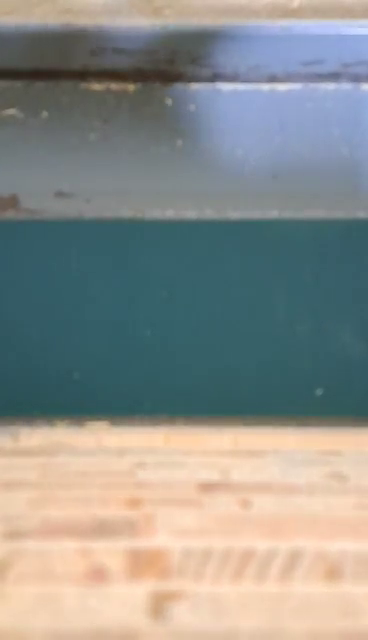
#> input picture frame 102 of videos/video1.mp4, 368 x 640 px
$ python new_gpt_res.py
#> lines starting #> are read from the running program, lines starting #| are printed output that depends on the picture; after the words box and inside, x2 and y2 are one past the last pixel; in counts of white or black regions, pixels touching at a corner belong together
import cv2
import numpy as np

class NewNewGptRes:
    video_capture = None
    color_ranges = None

    def __init__(self, video_path):
        self.video_path = video_path
        self.video_capture = cv2.VideoCapture(self.video_path)
        if not self.video_capture.isOpened():
            raise Exception("Failed to open file")
        self.color_ranges = {
            "czerwony": (np.array([0, 50, 100]), np.array([10, 200, 255])),
            "różowy": (np.array([160, 50, 50]), np.array([180, 255, 255])),
            "pomarańczowy": (np.array([11, 100, 100]), np.array([25, 255, 255])),
            "zielony":  (np.array([30, 80, 50]), np.array([60, 255, 255]))
        }

    def run_program(self):
        while True:
            ret, frame = self.video_capture.read()
#> frame is the input picture: shape (640, 368, 3); mean B, G, R 140.5, 144.9, 142.6
            if not ret:
                break  # Exit if no frame is loaded
            hsv_frame = cv2.cvtColor(frame, cv2.COLOR_BGR2HSV)
#> hsv_frame: shape (640, 368, 3); mean H, S, V 61.7, 73.3, 163.9
            result_frame = self.detect_candy(frame, hsv_frame)
            cv2.imshow('Detected Candies', result_frame)  # Display the result frame
            if cv2.waitKey(1) & 0xFF == ord('q'):
                break  # Exit if 'q' is pressed
        self.close_program()

    def detect_candy(self, original_frame, hsv_image):
        masks = {}
        candy_counts = {}
        result_frame = original_frame.copy()  # Copy the original frame to draw on
        for color, (lower, upper) in self.color_ranges.items():
            masks[color] = self.create_color_mask(hsv_image, lower, upper)
            count = self.detect_and_draw_contours(result_frame, masks[color], color)
            if color == "czerwony":
                cv2.imshow(color, masks[color])
            candy_counts[color] = count
#> this loop made 4 passes
#> pass 1, in create_color_mask, `mask = cv2.inRange(hsv_image, lower_color, upper_color)`:
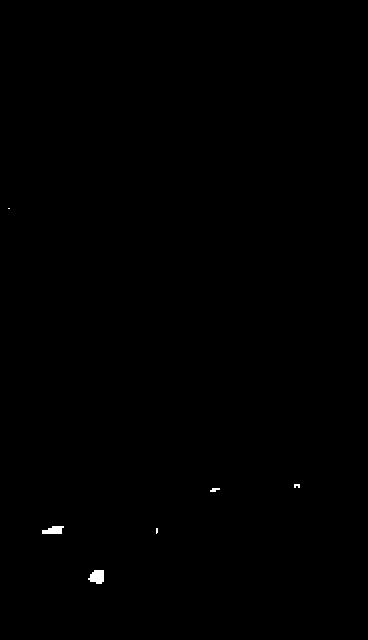
#> mask: shape (640, 368); 0.15% white; 6 white regions (2 under 20 px), largest, box (x1, y1, x2, y2) and area: (88, 570, 104, 584) 172, (42, 526, 64, 534) 132, (210, 488, 220, 492) 28, (294, 484, 300, 488) 20
#> pass 3, in create_color_mask (call 3), `mask = cv2.inRange(hsv_image, lower_color, upper_color)`:
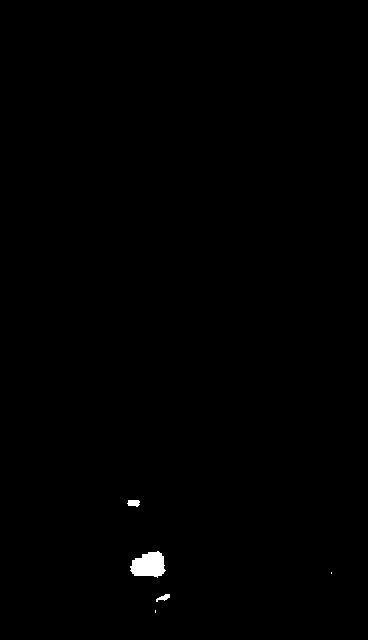
#> mask: shape (640, 368); 0.35% white; 5 white regions (2 under 20 px), largest, box (x1, y1, x2, y2) and area: (130, 551, 166, 578) 693, (127, 500, 140, 507) 72, (156, 594, 170, 602) 58
#> after the loop, candy_counts = {'czerwony': 0, 'różowy': 0, 'pomarańczowy': 0, 'zielony': 0}; masks = 4 items

        print("Ilość cukierków: " + str(candy_counts))
#| Ilość cukierków: {'czerwony': 0, 'różowy': 0, 'pomarańczowy': 0, 'zielony': 0}
        return result_frame  # Return the frame with drawn contours

    def detect_and_draw_contours(self, output_image, mask, color_name):
        contours, _ = cv2.findContours(mask, cv2.RETR_EXTERNAL, cv2.CHAIN_APPROX_SIMPLE)
        count = 0
        for contour in contours:
            if cv2.contourArea(contour) > 30000:  # Adjust the area threshold as needed
                x, y, w, h = cv2.boundingRect(contour)
                cv2.rectangle(output_image, (x, y), (x + w, y + h), (0, 255, 0), 2)
                cv2.putText(output_image, color_name, (x, y - 10), cv2.FONT_HERSHEY_SIMPLEX, 0.5, (0, 255, 0), 2)
                count += 1
        return count

    def create_color_mask(self, hsv_image, lower_color, upper_color):
        mask = cv2.inRange(hsv_image, lower_color, upper_color)
        return mask

    def close_program(self):
        self.video_capture.release()
        cv2.destroyAllWindows()

# Path to the video file
video_path = 'videos/video1.mp4'
gptRes = NewNewGptRes(video_path)

# Run the candy detection program
gptRes.run_program()
#> (key q is pressed here)

$ run again, starting later in the video
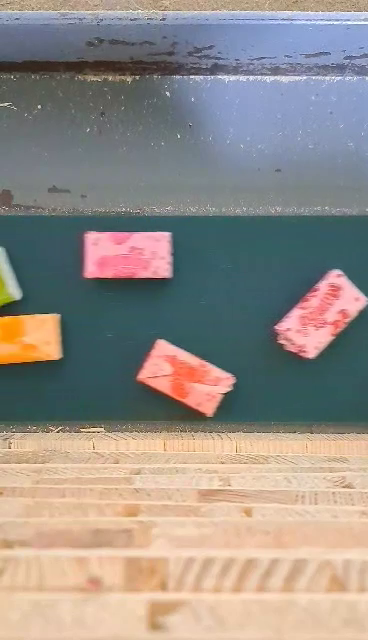
#> input picture frame 459 of videos/video1.mp4, 368 x 640 px
#> in run_program, frame is the input picture: shape (640, 368, 3); mean B, G, R 135.7, 142, 149.2
#> hsv_frame: shape (640, 368, 3); mean H, S, V 64.4, 71.2, 165.6
#> the loop in detect_candy, `for color, (lower, upper) in self.color_ranges.items():` made 4 passes
#> pass 1, in create_color_mask, `mask = cv2.inRange(hsv_image, lower_color, upper_color)`:
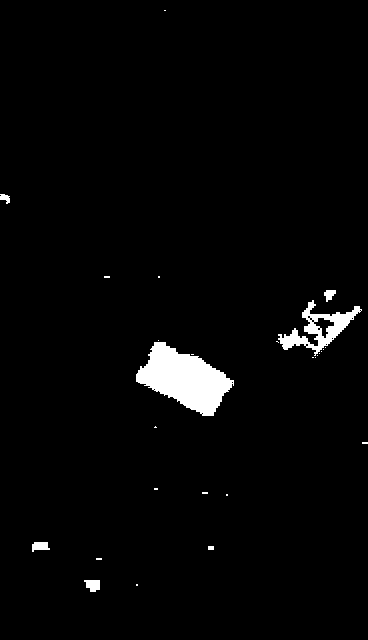
#> mask: shape (640, 368); 2.5% white; 27 white regions (20 under 20 px), largest, box (x1, y1, x2, y2) and area: (136, 342, 234, 416) 3977, (278, 300, 362, 356) 1443, (84, 580, 100, 592) 148
#> pass 3, in create_color_mask (call 3), `mask = cv2.inRange(hsv_image, lower_color, upper_color)`:
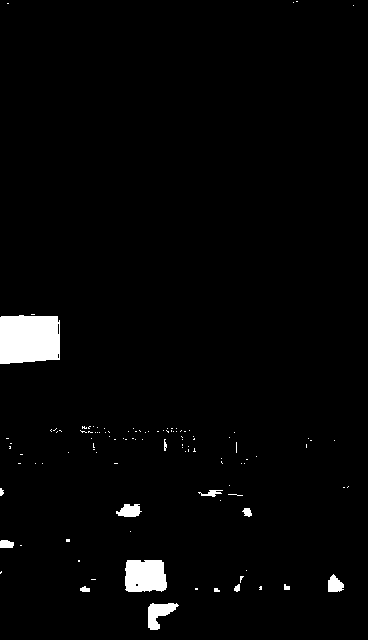
#> mask: shape (640, 368); 2.4% white; 111 white regions (97 under 20 px), largest, box (x1, y1, x2, y2) and area: (0, 315, 60, 364) 2734, (125, 560, 167, 592) 1226, (148, 603, 179, 630) 451
#> after the loop in detect_candy, `for color, (lower, upper) in self.color_ranges.items():`: candy_counts = {'czerwony': 0, 'różowy': 0, 'pomarańczowy': 0, 'zielony': 0}; masks = 4 items
#| Ilość cukierków: {'czerwony': 0, 'różowy': 0, 'pomarańczowy': 0, 'zielony': 0}
